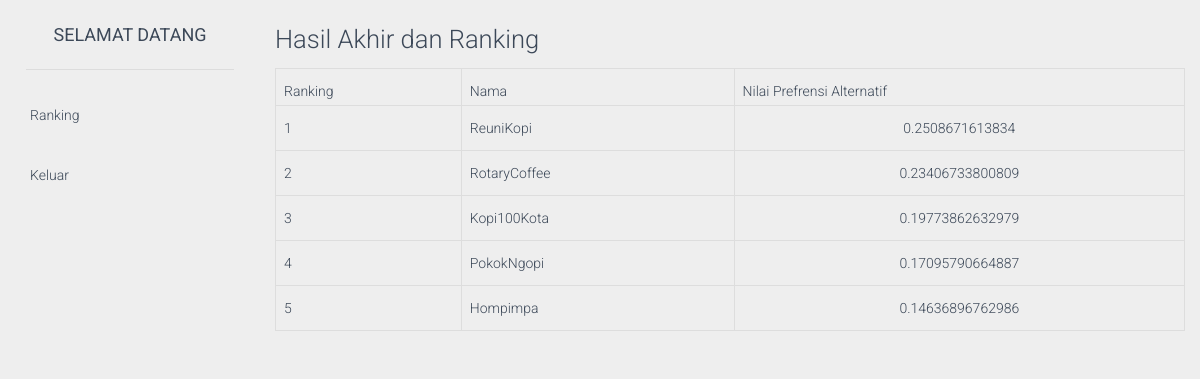
Screenshot of /login/dashboard/index.php?page=9 (signed in) with the database file from the repository.
### tables this page shows
CREATE TABLE `alternatif` (
  `id_alternatif` varchar(5) NOT NULL,
  `nm_alternatif` varchar(35) NOT NULL,
  `n_vektor_s` double NOT NULL,
  `n_vektor_v` double NOT NULL
);

### login/dashboard/include/nilai_prefensi_alternatif.php (the view, shortened to what this page needs)
<?php
include ("../koneksi/koneksi.php");
?>
<div class="box-header">
	<h3 class="box-title ">Hasil Akhir dan Ranking</h3>
</div>
<table class="table table-bordered table-responsive">
	<thead>
		<tr>
			<th rowspan="2">Ranking</th>
			<th rowspan="2">Nama</th>
			<th rowspan="2">Nilai Prefrensi Alternatif</th>
	</thead>
	<tbody>
		<?php
$i=0;
$a=mysqli_query($conn, "select * from alternatif order by n_vektor_v desc");
while($da=mysqli_fetch_assoc($a)){
	echo "<tr>
		<td>".(++$i)."</td>
		<td>$da[nm_alternatif]</td>";
			$n=mysqli_query($conn, "select sum(n_vektor_s) as sum from alternatif");
			$quV = mysqli_fetch_array($n);
			$jml_vs = $quV['sum'];
			$vkt_v = $da['n_vektor_s'] / $jml_vs;
			echo "<td align='center'>".($vkt_v)."</td>";
		echo "</tr>\n";
}
?>
	</tbody>
</table>

### rows the page displays
alternatif: nm_alternatif "ReuniKopi", vkt_v "0.2508671613834"
alternatif: nm_alternatif "RotaryCoffee", vkt_v "0.23406733800809"
alternatif: nm_alternatif "Kopi100Kota", vkt_v "0.19773862632979"
alternatif: nm_alternatif "PokokNgopi", vkt_v "0.17095790664887"
alternatif: nm_alternatif "Hompimpa", vkt_v "0.14636896762986"
